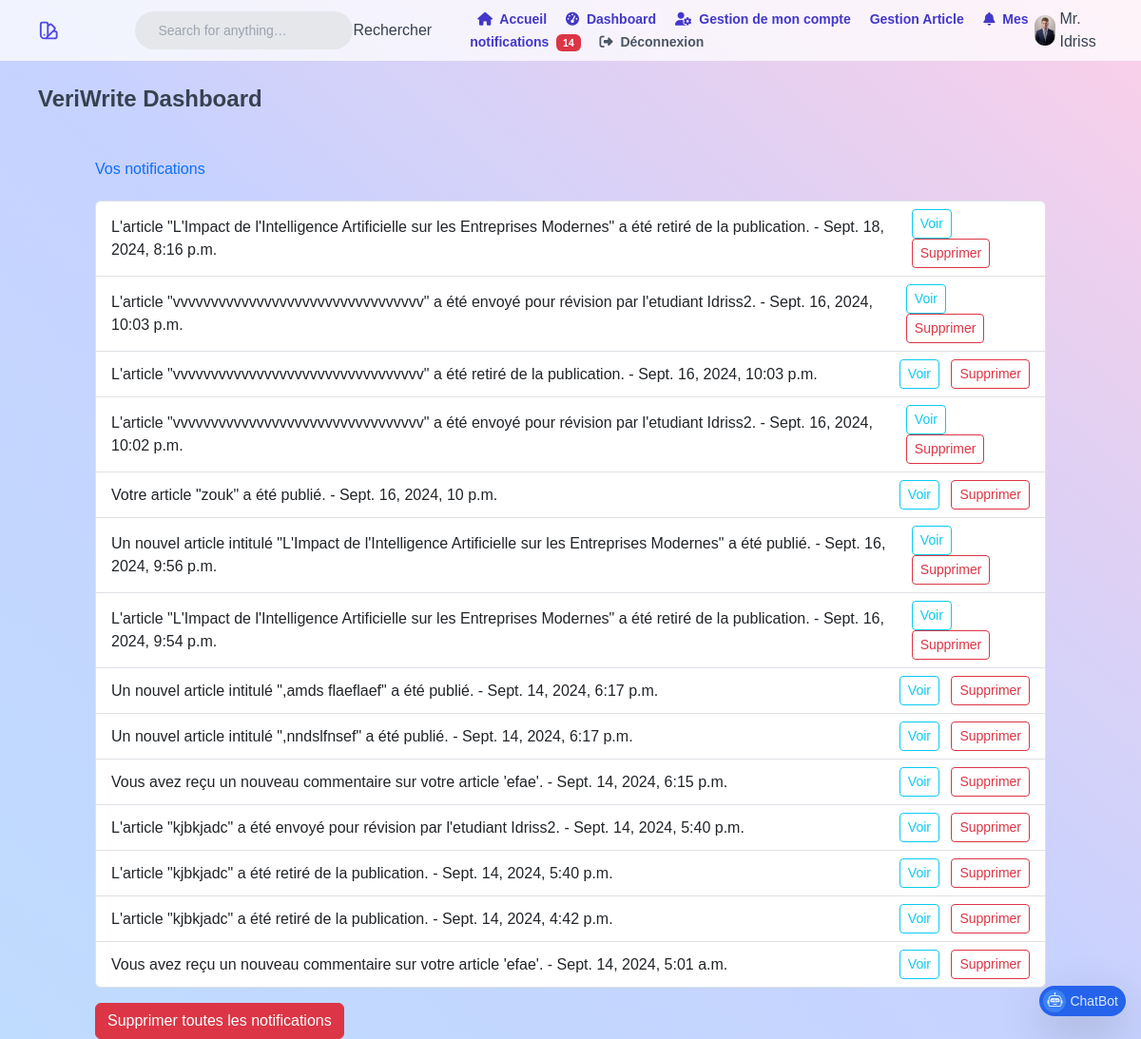
The app's page /notifications/ (signed in) with its own data.
### users/models.py (models this page shows)
class Utilisateur(AbstractUser):
    ROLE_CHOICES = (
        ('etudiant', 'Étudiant'),
        ('auteur_certifie', 'Auteur Certifié'),
        ('editeur', 'Éditeur'),
        ('admin', 'Admin'),
    )
    SEX_CHOICES = [
        ('Homme', 'Homme'),
        ('Femme', 'Femme'),
        ('Autre', 'Autre'),
    ]
    image = models.ImageField(upload_to='images/',  blank=True, null=True)
    role = models.CharField(max_length=20, choices=ROLE_CHOICES)
    sex = models.CharField(max_length=30, choices=SEX_CHOICES, null=True, blank=True)
    email = models.EmailField(unique=True)
    is_approved = models.BooleanField(null=True, default=None)  # null: en cours de vérification
    has_verified_identity = models.BooleanField(default=False)

class Notification(models.Model):
    destinataire = models.ForeignKey(Utilisateur, on_delete=models.CASCADE, related_name='notifications')
    message = models.TextField()
    date_creation = models.DateTimeField(auto_now_add=True)
    est_commentaire = models.BooleanField( blank=True, null=True, default=None)
    est_lu = models.BooleanField(default=False)

### users/views.py (the view)
# urls.py: path('notifications/', views.voir_notifications, name='voir_notifications'),
@login_required
def voir_notifications(request):
    notifications = Notification.objects.filter(destinataire=request.user, est_lu=False).order_by('-date_creation')
    return render(request, 'notifications.html', {'notifications': notifications})

### users/context_processors.py (called while the page is built)
def Notification_non_lue(request):
    if request.user.is_authenticated:
        return {
            'Notification_non_lue': Notification.objects.filter(destinataire=request.user, est_lu=False).count()
        }
    return {}

### users/templates/notifications.html
{% extends 'index.html' %}
{% block content %}
<div class="container mt-5">
    <h2 class="text-primary">Vos notifications</h2>
    <ul class="list-group mt-4">
        {% for notification in notifications %}
        <li class="list-group-item d-flex justify-content-between align-items-center">
            <span>{{ notification.message }} - {{ notification.date_creation }}</span>
            <div>
                {% if not notification.est_lu %}
                <a href="{% url 'marquer_comme_lu' notification.id %}" class="btn btn-outline-info btn-sm me-2">
                    Voir
                </a>
                {% else %}
                <span class="text-muted">(Déjà lue)</span>
                {% endif %}
                <a href="{% url 'supprimer_notification' notification.id %}" class="btn btn-outline-danger btn-sm">
                    Supprimer
                </a>
            </div>
        </li>
        {% empty %}
        <li class="list-group-item">Pas de nouvelles notifications</li>
        {% endfor %}
    </ul>
    {% if notifications %}
    <a href="{% url 'supprimer_toutes_les_notifications' %}" class="btn btn-danger mt-3">Supprimer toutes les notifications</a>
    {% endif %}
</div>
{% endblock %}

### templates/index.html (shortened to what this page needs)
<!DOCTYPE html>
{% load static %}
<html lang="en" >
<head>
<link rel="stylesheet" href="https://cdnjs.cloudflare.com/ajax/libs/font-awesome/6.4.0/css/all.min.css"
 />
    <link href="https://cdn.jsdelivr.net/npm/bootstrap@5.3.0/dist/css/bootstrap.min.css" rel="stylesheet"
>
    <link rel="stylesheet" href="https://cdn.jsdelivr.net/npm/bootstrap-icons@1.10.5/font/bootstrap-icons.css">
<link rel='stylesheet' href='https://cdnjs.cloudflare.com/ajax/libs/tailwindcss/2.0.1/tailwind.min.css'><link rel="stylesheet" href="./style.css">
</head>
<body>
<div class="flex flex-col w-screen h-screen overflow-auto text-gray-700 bg-gradient-to-tr from-blue-200 via-indigo-200 to-pink-200">
	<div class="flex items-center flex-shrink-0 w-full h-16 px-10 bg-white bg-opacity-75">
        <form class="flex items-center ml-10" method="GET" action="{% url 'recherche_articles' %}">
		<input class="flex items-center h-10 px-4 ml-10 text-sm bg-gray-200 rounded-full focus:outline-none focus:ring" type="search" name="q" placeholder="Search for anything…">
        <button type="submit">Rechercher</button>
        </form>
		<div class="ml-10">
      <a class="mx-2 text-sm font-semibold text-indigo-700" href="{% url 'acceuil' %}">
        <i class="fas fa-home me-1"></i>
        Accueil
    </a>      {% if user.is_authenticated %}
      <a class="mx-2 text-sm font-semibold text-indigo-700" href="{% url 'dashboard' %}">
        <i class="fas fa-tachometer-alt me-1"></i>
        Dashboard
    </a>
    <a class="mx-2 text-sm font-semibold text-indigo-700" href="{% url 'afficher_mes_informations' %}">
        <i class="fas fa-user-cog me-1"></i>
        Gestion de mon compte
    </a>      {% if user.role == 'admin'  %}
			<a class="mx-2 text-sm font-semibold text-indigo-700" href="{% url 'liste_certifications_a_approuver' %}">certifications</a>
      <a class="mx-2 text-sm font-semibold text-indigo-700" href="{% url 'liste_documents_a_approuver' %}">documents</a>
			<a class="mx-2 text-sm font-semibold text-gray-600 hover:text-indigo-700" href="{% url 'liste_utilisateurs' %}">Gestion Utilisateur</a>
      {% elif user.role == 'editeur'  %}
			<a class="mx-2 text-sm font-semibold text-indigo-700" href="{% url 'liste_articles_en_attente' %}">Gestion Article</a>
      {% endif %}
      <a class="mx-2 text-sm font-semibold text-indigo-700 " href="{% url 'voir_notifications' %}">
        <i class="fas fa-bell me-1"></i>
        Mes notifications
        {% if Notification_non_lue > 0 %}
        <span class="badge bg-danger ms-1">{{ Notification_non_lue }}</span>
    </a>
    {% endif %}
      <a class="mx-2 text-sm font-semibold text-gray-600 hover:text-indigo-700" href="{% url 'deconnexion' %}">
        <i class="fas fa-sign-out-alt me-1"></i>
        Déconnexion
    </a>
          {% endif %}
		</div>
		<button class="flex items-center justify-center w-8 h-8 ml-auto overflow-hidden rounded-full cursor-pointer">
      {% if user.image %}
          <img src="{{ user.image.url }}" alt="{{ user.username }}" class="object-cover w-full h-full">
      {% else %}
          <img src="{% static 'images/default-avatar.jpeg' %}" alt="Default Avatar" class="object-cover w-full h-full">
      {% endif %}
  </button>
  <span> {% if user.sex == 'Homme'%}Mr. {% elif user.sex == 'Femme' %}Mme. {%endif%} {{ user.username }} </span>
	</div>
	<div class="px-10 mt-6">
		<h1 class="text-2xl font-bold">VeriWrite Dashboard</h1>
	</div>
    {% block content %}
    {% endblock %}
</div>
<a class="fixed bottom-0 right-0 flex items-center justify-center h-8 pl-1 pr-2 mb-6 mr-4 text-blue-100 bg-blue-600 rounded-full shadow-lg hover:bg-blue-600" href="{% url 'chatbot' %}">
	<div class="flex items-center justify-center w-6 h-6 bg-blue-500 rounded-full">
        <i class="bi bi-robot"></i>
    </div>
	<span class="ml-1 text-sm leading-none">ChatBot</span>
</a>
</body>
</html>

### static/css/style.css (style rules this page uses)
body { font-family: 'Poppins', sans-serif; color: #0c0c0c; background-color: #ffffff; }
a, a:hover, a:focus { text-decoration: none; }
.btn, .btn:focus { outline: none !important; -webkit-box-shadow: none; box-shadow: none; }

### records on screen
Utilisateur: image (picture), username "Idriss"
Notification: message "L'article \"L'Impact de l'Intelligence Artificielle sur les Entreprises Modernes\" a été retiré de la publication.", date_creation "Sept. 18, 2024, 8:16 p.m.", est_lu "Voir"
Notification: message "L'article \"vvvvvvvvvvvvvvvvvvvvvvvvvvvvvvvvv\" a été envoyé pour révision par l'etudiant Idriss2.", date_creation "Sept. 16, 2024, 10:03 p.m.", est_lu "Voir"
Notification: message "L'article \"vvvvvvvvvvvvvvvvvvvvvvvvvvvvvvvvv\" a été retiré de la publication.", date_creation "Sept. 16, 2024, 10:03 p.m.", est_lu "Voir"
Notification: message "L'article \"vvvvvvvvvvvvvvvvvvvvvvvvvvvvvvvvv\" a été envoyé pour révision par l'etudiant Idriss2.", date_creation "Sept. 16, 2024, 10:02 p.m.", est_lu "Voir"
Notification: message "Votre article \"zouk\" a été publié.", date_creation "Sept. 16, 2024, 10 p.m.", est_lu "Voir"
Notification: message "Un nouvel article intitulé \"L'Impact de l'Intelligence Artificielle sur les Entreprises Modernes\" a été publié.", date_creation "Sept. 16, 2024, 9:56 p.m.", est_lu "Voir"
Notification: message "L'article \"L'Impact de l'Intelligence Artificielle sur les Entreprises Modernes\" a été retiré de la publication.", date_creation "Sept. 16, 2024, 9:54 p.m.", est_lu "Voir"
Notification: message "Un nouvel article intitulé \",amds flaeflaef\" a été publié.", date_creation "Sept. 14, 2024, 6:17 p.m.", est_lu "Voir"
Notification: message "Un nouvel article intitulé \",nndslfnsef\" a été publié.", date_creation "Sept. 14, 2024, 6:17 p.m.", est_lu "Voir"
Notification: message "Vous avez reçu un nouveau commentaire sur votre article 'efae'.", date_creation "Sept. 14, 2024, 6:15 p.m.", est_lu "Voir"
Notification: message "L'article \"kjbkjadc\" a été envoyé pour révision par l'etudiant Idriss2.", date_creation "Sept. 14, 2024, 5:40 p.m.", est_lu "Voir"
Notification: message "L'article \"kjbkjadc\" a été retiré de la publication.", date_creation "Sept. 14, 2024, 5:40 p.m.", est_lu "Voir"
Notification: message "L'article \"kjbkjadc\" a été retiré de la publication.", date_creation "Sept. 14, 2024, 4:42 p.m.", est_lu "Voir"
Notification: message "Vous avez reçu un nouveau commentaire sur votre article 'efae'.", date_creation "Sept. 14, 2024, 5:01 a.m.", est_lu "Voir"

### other values on screen
{{ Notification_non_lue }} "14"
